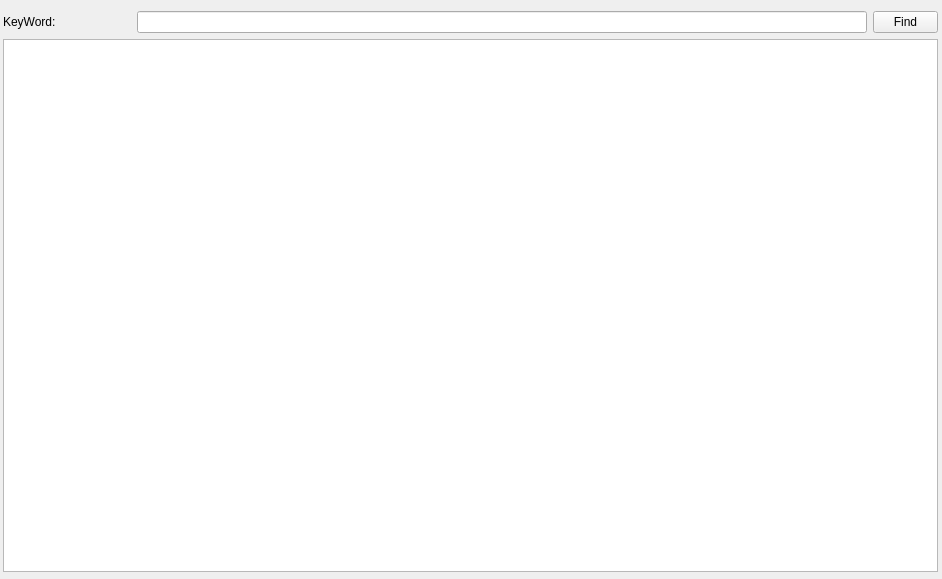
<?xml version="1.0" encoding="UTF-8"?>
<ui version="4.0">
 <class>TextFinder</class>
 <widget class="QWidget" name="TextFinder">
  <property name="geometry">
   <rect>
    <x>0</x>
    <y>0</y>
    <width>942</width>
    <height>579</height>
   </rect>
  </property>
  <property name="windowTitle">
   <string>TextFinder</string>
  </property>
  <widget class="QWidget" name="">
   <property name="geometry">
    <rect>
     <x>3</x>
     <y>11</y>
     <width>935</width>
     <height>561</height>
    </rect>
   </property>
   <layout class="QVBoxLayout" name="verticalLayout">
    <item>
     <layout class="QHBoxLayout" name="horizontalLayout">
      <item>
       <widget class="QLabel" name="label">
        <property name="minimumSize">
         <size>
          <width>128</width>
          <height>0</height>
         </size>
        </property>
        <property name="maximumSize">
         <size>
          <width>128</width>
          <height>16777215</height>
         </size>
        </property>
        <property name="text">
         <string>KeyWord:</string>
        </property>
       </widget>
      </item>
      <item>
       <widget class="QLineEdit" name="lineEdit"/>
      </item>
      <item>
       <widget class="QPushButton" name="findButton">
        <property name="maximumSize">
         <size>
          <width>65</width>
          <height>16777215</height>
         </size>
        </property>
        <property name="text">
         <string>Find</string>
        </property>
       </widget>
      </item>
     </layout>
    </item>
    <item>
     <widget class="QTextEdit" name="textEdit">
      <property name="minimumSize">
       <size>
        <width>661</width>
        <height>481</height>
       </size>
      </property>
     </widget>
    </item>
   </layout>
  </widget>
 </widget>
 <resources/>
 <connections/>
</ui>
